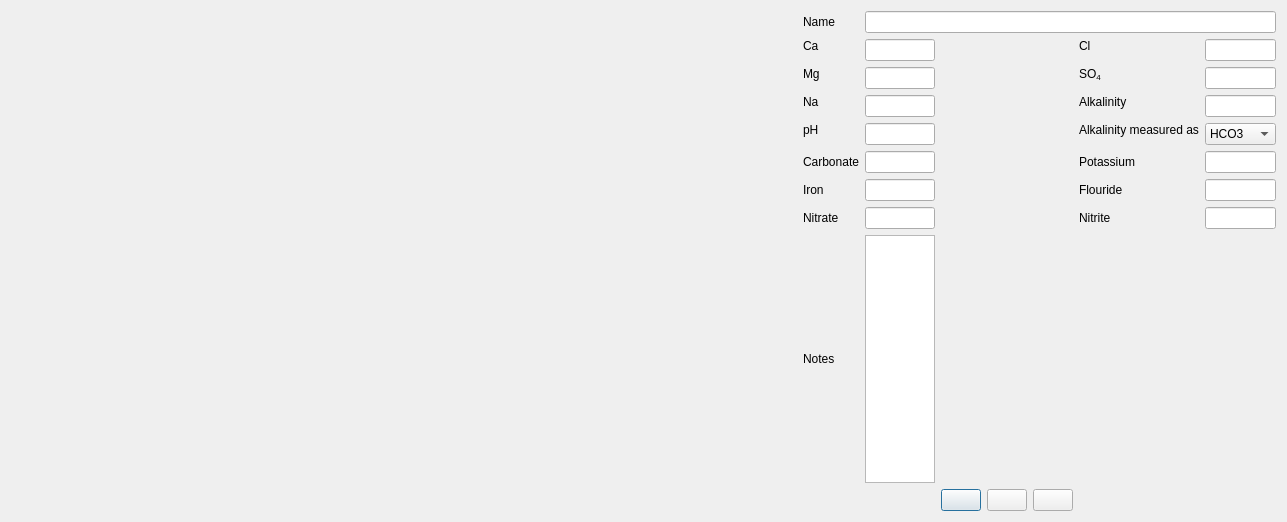
<?xml version="1.0" encoding="UTF-8"?>
<ui version="4.0">
 <class>waterEditor</class>
 <widget class="QDialog" name="waterEditor">
  <property name="geometry">
   <rect>
    <x>0</x>
    <y>0</y>
    <width>1287</width>
    <height>518</height>
   </rect>
  </property>
  <property name="sizePolicy">
   <sizepolicy hsizetype="Minimum" vsizetype="Preferred">
    <horstretch>1</horstretch>
    <verstretch>0</verstretch>
   </sizepolicy>
  </property>
  <property name="mouseTracking">
   <bool>false</bool>
  </property>
  <property name="windowTitle">
   <string>Edit Water</string>
  </property>
  <layout class="QHBoxLayout" name="horizontalLayout" stretch="2,1">
   <item>
    <widget class="RadarChart" name="waterEditRadarChart" native="true">
     <property name="sizePolicy">
      <sizepolicy hsizetype="MinimumExpanding" vsizetype="Expanding">
       <horstretch>0</horstretch>
       <verstretch>0</verstretch>
      </sizepolicy>
     </property>
     <property name="minimumSize">
      <size>
       <width>500</width>
       <height>500</height>
      </size>
     </property>
    </widget>
   </item>
   <item>
    <layout class="QVBoxLayout" name="verticalLayout_2">
     <item>
      <layout class="QGridLayout" name="gridLayout" columnstretch="0,1,0,1">
       <property name="sizeConstraint">
        <enum>QLayout::SetMinimumSize</enum>
       </property>
       <item row="0" column="1">
        <widget class="QLabel" name="label_name">
         <property name="sizePolicy">
          <sizepolicy hsizetype="Minimum" vsizetype="Preferred">
           <horstretch>0</horstretch>
           <verstretch>0</verstretch>
          </sizepolicy>
         </property>
         <property name="text">
          <string>Name</string>
         </property>
        </widget>
       </item>
       <item row="0" column="2" colspan="4">
        <widget class="QLineEdit" name="lineEdit_name">
         <property name="sizePolicy">
          <sizepolicy hsizetype="Preferred" vsizetype="Fixed">
           <horstretch>0</horstretch>
           <verstretch>0</verstretch>
          </sizepolicy>
         </property>
        </widget>
       </item>
       <item row="1" column="1">
        <widget class="SmartLabel" name="label_ca">
         <property name="sizePolicy">
          <sizepolicy hsizetype="Minimum" vsizetype="Preferred">
           <horstretch>0</horstretch>
           <verstretch>0</verstretch>
          </sizepolicy>
         </property>
         <property name="text">
          <string notr="true">Ca</string>
         </property>
         <property name="alignment">
          <set>Qt::AlignLeading</set>
         </property>
        </widget>
       </item>
       <item row="1" column="2">
        <widget class="SmartLineEdit" name="lineEdit_ca">
         <property name="sizePolicy">
          <sizepolicy hsizetype="MinimumExpanding" vsizetype="Fixed">
           <horstretch>0</horstretch>
           <verstretch>0</verstretch>
          </sizepolicy>
         </property>
         <property name="minimumSize">
          <size>
           <width>50</width>
           <height>0</height>
          </size>
         </property>
        </widget>
       </item>
       <item row="1" column="3">
        <spacer name="horizontalSpacer">
         <property name="orientation">
          <enum>Qt::Horizontal</enum>
         </property>
         <property name="sizeHint" stdset="0">
          <size>
           <width>40</width>
           <height>20</height>
          </size>
         </property>
        </spacer>
       </item>
       <item row="1" column="4">
        <widget class="SmartLabel" name="label_cl">
         <property name="sizePolicy">
          <sizepolicy hsizetype="Minimum" vsizetype="Preferred">
           <horstretch>0</horstretch>
           <verstretch>0</verstretch>
          </sizepolicy>
         </property>
         <property name="text">
          <string notr="true">Cl</string>
         </property>
         <property name="alignment">
          <set>Qt::AlignLeading</set>
         </property>
        </widget>
       </item>
       <item row="1" column="5">
        <widget class="SmartLineEdit" name="lineEdit_cl">
         <property name="sizePolicy">
          <sizepolicy hsizetype="MinimumExpanding" vsizetype="Fixed">
           <horstretch>0</horstretch>
           <verstretch>0</verstretch>
          </sizepolicy>
         </property>
         <property name="minimumSize">
          <size>
           <width>50</width>
           <height>0</height>
          </size>
         </property>
        </widget>
       </item>
       <item row="2" column="1">
        <widget class="SmartLabel" name="label_mg">
         <property name="sizePolicy">
          <sizepolicy hsizetype="Minimum" vsizetype="Preferred">
           <horstretch>0</horstretch>
           <verstretch>0</verstretch>
          </sizepolicy>
         </property>
         <property name="text">
          <string notr="true">Mg</string>
         </property>
         <property name="alignment">
          <set>Qt::AlignLeading</set>
         </property>
        </widget>
       </item>
       <item row="2" column="2">
        <widget class="SmartLineEdit" name="lineEdit_mg">
         <property name="sizePolicy">
          <sizepolicy hsizetype="MinimumExpanding" vsizetype="Fixed">
           <horstretch>0</horstretch>
           <verstretch>0</verstretch>
          </sizepolicy>
         </property>
         <property name="minimumSize">
          <size>
           <width>50</width>
           <height>0</height>
          </size>
         </property>
        </widget>
       </item>
       <item row="2" column="4">
        <widget class="SmartLabel" name="label_so4">
         <property name="sizePolicy">
          <sizepolicy hsizetype="Minimum" vsizetype="Preferred">
           <horstretch>0</horstretch>
           <verstretch>0</verstretch>
          </sizepolicy>
         </property>
         <property name="text">
          <string notr="true">SO&lt;sub&gt;4&lt;/sub&gt;</string>
         </property>
         <property name="textFormat">
          <enum>Qt::RichText</enum>
         </property>
         <property name="alignment">
          <set>Qt::AlignLeading</set>
         </property>
        </widget>
       </item>
       <item row="2" column="5">
        <widget class="SmartLineEdit" name="lineEdit_so4">
         <property name="sizePolicy">
          <sizepolicy hsizetype="MinimumExpanding" vsizetype="Fixed">
           <horstretch>0</horstretch>
           <verstretch>0</verstretch>
          </sizepolicy>
         </property>
         <property name="minimumSize">
          <size>
           <width>50</width>
           <height>0</height>
          </size>
         </property>
        </widget>
       </item>
       <item row="3" column="1">
        <widget class="SmartLabel" name="label_na">
         <property name="sizePolicy">
          <sizepolicy hsizetype="Minimum" vsizetype="Preferred">
           <horstretch>0</horstretch>
           <verstretch>0</verstretch>
          </sizepolicy>
         </property>
         <property name="text">
          <string notr="true">Na</string>
         </property>
         <property name="alignment">
          <set>Qt::AlignLeading</set>
         </property>
        </widget>
       </item>
       <item row="3" column="2">
        <widget class="SmartLineEdit" name="lineEdit_na">
         <property name="sizePolicy">
          <sizepolicy hsizetype="MinimumExpanding" vsizetype="Fixed">
           <horstretch>0</horstretch>
           <verstretch>0</verstretch>
          </sizepolicy>
         </property>
         <property name="minimumSize">
          <size>
           <width>50</width>
           <height>0</height>
          </size>
         </property>
        </widget>
       </item>
       <item row="3" column="4">
        <widget class="SmartLabel" name="label_alk">
         <property name="sizePolicy">
          <sizepolicy hsizetype="Minimum" vsizetype="Preferred">
           <horstretch>0</horstretch>
           <verstretch>0</verstretch>
          </sizepolicy>
         </property>
         <property name="text">
          <string>Alkalinity</string>
         </property>
         <property name="textFormat">
          <enum>Qt::RichText</enum>
         </property>
         <property name="alignment">
          <set>Qt::AlignLeading</set>
         </property>
        </widget>
       </item>
       <item row="3" column="5">
        <widget class="SmartLineEdit" name="lineEdit_alk">
         <property name="sizePolicy">
          <sizepolicy hsizetype="MinimumExpanding" vsizetype="Fixed">
           <horstretch>0</horstretch>
           <verstretch>0</verstretch>
          </sizepolicy>
         </property>
         <property name="minimumSize">
          <size>
           <width>50</width>
           <height>0</height>
          </size>
         </property>
        </widget>
       </item>
       <item row="4" column="1">
        <widget class="SmartLabel" name="label_pH">
         <property name="sizePolicy">
          <sizepolicy hsizetype="Minimum" vsizetype="Preferred">
           <horstretch>0</horstretch>
           <verstretch>0</verstretch>
          </sizepolicy>
         </property>
         <property name="text">
          <string notr="true">pH</string>
         </property>
         <property name="alignment">
          <set>Qt::AlignLeading</set>
         </property>
        </widget>
       </item>
       <item row="4" column="2">
        <widget class="SmartLineEdit" name="lineEdit_ph">
         <property name="sizePolicy">
          <sizepolicy hsizetype="MinimumExpanding" vsizetype="Fixed">
           <horstretch>0</horstretch>
           <verstretch>0</verstretch>
          </sizepolicy>
         </property>
         <property name="minimumSize">
          <size>
           <width>50</width>
           <height>0</height>
          </size>
         </property>
        </widget>
       </item>
       <item row="4" column="4">
        <widget class="QLabel" name="label_alkalinityAsHCO3">
         <property name="sizePolicy">
          <sizepolicy hsizetype="Minimum" vsizetype="Preferred">
           <horstretch>0</horstretch>
           <verstretch>0</verstretch>
          </sizepolicy>
         </property>
         <property name="text">
          <string>Alkalinity measured as</string>
         </property>
         <property name="textFormat">
          <enum>Qt::RichText</enum>
         </property>
         <property name="alignment">
          <set>Qt::AlignLeading</set>
         </property>
        </widget>
       </item>
       <item row="4" column="5">
        <widget class="BtBoolComboBox" name="boolCombo_alkalinityAsHCO3">
         <property name="sizePolicy">
          <sizepolicy hsizetype="Minimum" vsizetype="Fixed">
           <horstretch>0</horstretch>
           <verstretch>0</verstretch>
          </sizepolicy>
         </property>
         <item>
          <property name="text">
           <string notr="true">HCO3</string>
          </property>
         </item>
         <item>
          <property name="text">
           <string notr="true">CaCO3</string>
          </property>
         </item>
        </widget>
       </item>

       <item row="5" column="1">
        <widget class="SmartLabel" name="label_carbonate">
         <property name="text">
          <string notr="true">Carbonate</string>
         </property>
         <property name="buddy">
          <cstring>lineEdit_carbonate</cstring>
         </property>
        </widget>
       </item>
       <item row="5" column="2">
        <widget class="SmartLineEdit" name="lineEdit_carbonate">
        </widget>
       </item>
       <item row="5" column="4">
        <widget class="SmartLabel" name="label_potassium">
         <property name="text">
          <string notr="true">Potassium</string>
         </property>
         <property name="buddy">
          <cstring>lineEdit_potassium</cstring>
         </property>
        </widget>
       </item>
       <item row="5" column="5">
        <widget class="SmartLineEdit" name="lineEdit_potassium">
        </widget>
       </item>
       <item row="6" column="1">
        <widget class="SmartLabel" name="label_iron">
         <property name="text">
          <string notr="true">Iron</string>
         </property>
         <property name="buddy">
          <cstring>lineEdit_iron</cstring>
         </property>
        </widget>
       </item>
       <item row="6" column="2">
        <widget class="SmartLineEdit" name="lineEdit_iron">
        </widget>
       </item>
       <item row="6" column="4">
        <widget class="SmartLabel" name="label_flouride">
         <property name="text">
          <string notr="true">Flouride</string>
         </property>
         <property name="buddy">
          <cstring>lineEdit_flouride</cstring>
         </property>
        </widget>
       </item>
       <item row="6" column="5">
        <widget class="SmartLineEdit" name="lineEdit_flouride">
        </widget>
       </item>
       <item row="7" column="1">
        <widget class="SmartLabel" name="label_nitrate">
         <property name="text">
          <string notr="true">Nitrate</string>
         </property>
         <property name="buddy">
          <cstring>lineEdit_nitrate</cstring>
         </property>
        </widget>
       </item>
       <item row="7" column="2">
        <widget class="SmartLineEdit" name="lineEdit_nitrate">
        </widget>
       </item>
       <item row="7" column="4">
        <widget class="SmartLabel" name="label_nitrite">
         <property name="text">
          <string notr="true">Nitrite</string>
         </property>
         <property name="buddy">
          <cstring>lineEdit_nitrite</cstring>
         </property>
        </widget>
       </item>
       <item row="7" column="5">
        <widget class="SmartLineEdit" name="lineEdit_nitrite">
        </widget>
       </item>
       <item row="8" column="1">
        <widget class="QLabel" name="label_notes">
         <property name="text">
          <string>Notes</string>
         </property>
        </widget>
       </item>
       <item row="8" column="2">
        <widget class="QTextEdit" name="textEdit_notes"/>
       </item>
       <item row="10" column="3">
        <layout class="QHBoxLayout" name="horizontalLayout_3">
         <item>
          <widget class="QPushButton" name="pushButton_new">
           <property name="toolTip">
            <string>New hop</string>
           </property>
           <property name="text">
            <string/>
           </property>
           <property name="icon">
            <iconset resource="../resources.qrc">
             <normaloff>:/images/smallPlus.svg</normaloff>:/images/smallPlus.svg</iconset>
           </property>
          </widget>
         </item>
         <item>
          <widget class="QPushButton" name="pushButton_save">
           <property name="toolTip">
            <string>Save and close</string>
           </property>
           <property name="text">
            <string/>
           </property>
           <property name="icon">
            <iconset resource="../resources.qrc">
             <normaloff>:/images/filesave.svg</normaloff>:/images/filesave.svg</iconset>
           </property>
          </widget>
         </item>
         <item>
          <widget class="QPushButton" name="pushButton_cancel">
           <property name="toolTip">
            <string>Discard and close</string>
           </property>
           <property name="text">
            <string/>
           </property>
           <property name="icon">
            <iconset resource="../resources.qrc">
             <normaloff>:/images/exit.svg</normaloff>:/images/exit.svg</iconset>
           </property>
          </widget>
         </item>
        </layout>
       </item>
      </layout>
     </item>
    </layout>
   </item>
  </layout>
 </widget>
 <customwidgets>
  <customwidget>
   <class>BtBoolComboBox</class>
   <extends>QComboBox</extends>
   <header>widgets/BtBoolComboBox.h</header>
  </customwidget>
  <customwidget>
   <class>SmartLabel</class>
   <extends>QLabel</extends>
   <header>widgets/SmartLabel.h</header>
   <slots>
    <signal>changedSystemOfMeasurementOrScale(PreviousScaleInfo)</signal>
   </slots>
  </customwidget>
  <customwidget>
   <class>SmartLineEdit</class>
   <extends>QLineEdit</extends>
   <header>widgets/SmartLineEdit.h</header>
  </customwidget>
  <customwidget>
   <class>RadarChart</class>
   <extends>QWidget</extends>
   <header>RadarChart.h</header>
  </customwidget>
 </customwidgets>
 <tabstops>
  <tabstop>lineEdit_name</tabstop>
  <tabstop>lineEdit_ca</tabstop>
  <tabstop>lineEdit_mg</tabstop>
  <tabstop>lineEdit_na</tabstop>
  <tabstop>lineEdit_cl</tabstop>
  <tabstop>lineEdit_so4</tabstop>
  <tabstop>lineEdit_alk</tabstop>
  <tabstop>lineEdit_ph</tabstop>
  <tabstop>plainTextEdit_notes</tabstop>
  <tabstop>buttonBox</tabstop>
 </tabstops>
 <resources/>
 <connections>
  <connection>
   <sender>buttonBox</sender>
   <signal>accepted()</signal>
   <receiver>waterEditor</receiver>
   <slot>accept()</slot>
   <hints>
    <hint type="sourcelabel">
     <x>248</x>
     <y>254</y>
    </hint>
    <hint type="destinationlabel">
     <x>157</x>
     <y>274</y>
    </hint>
   </hints>
  </connection>
  <connection>
   <sender>buttonBox</sender>
   <signal>rejected()</signal>
   <receiver>waterEditor</receiver>
   <slot>reject()</slot>
   <hints>
    <hint type="sourcelabel">
     <x>316</x>
     <y>260</y>
    </hint>
    <hint type="destinationlabel">
     <x>286</x>
     <y>274</y>
    </hint>
   </hints>
  </connection>
 </connections>
</ui>
